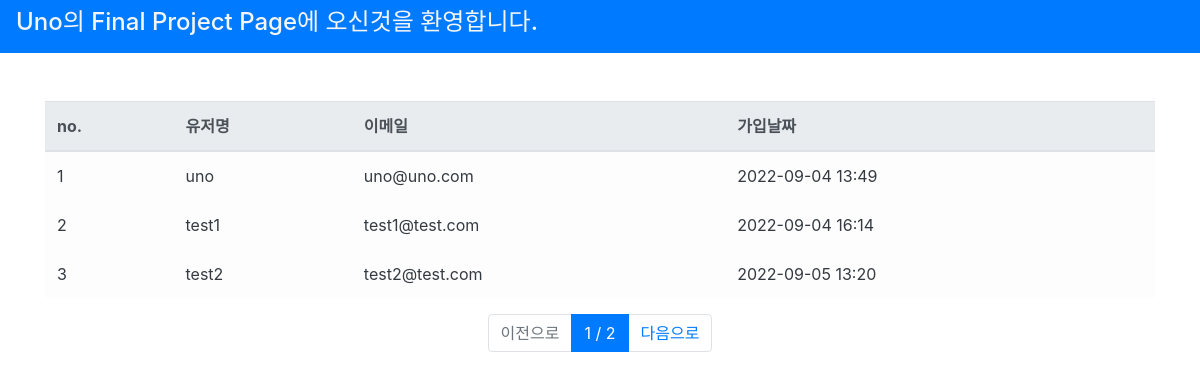
The page /users/ (signed in) on the database its author committed.
### user/models.py (models this page shows, shortened)
class User(AbstractUser):
    register_date = models.DateTimeField(auto_now_add=True, verbose_name="등록날짜")
    class Meta:
        verbose_name = "사용자"
        verbose_name_plural = "사용자"

### user/views.py (the view)
# urls.py: path("users/", user_list_view, name="user_list"),
@login_required(login_url="/login/")
def user_list_view(request):
    users=User.objects.all()
    paginator = Paginator(users,3)
    page= request.GET.get('page')
    users=paginator.get_page(page)
    return render(request, "users.html", {"users": users})

### templates/users.html
{% extends 'base.html' %}
{% block content %}
<body>
  <div class="container">
<div class="row mt-5">
  <div class="col-12">
    <table class="table table-light">
      <thead class="thead-light">
        <tr>
          <th scope="col">no.</th>
          <th scope="col">유저명</th>
          <th scope="col">이메일</th>
          <th scope="col">가입날짜</th>
        </tr>
      </thead>
      <tbody class="text-dark">
        {% for user in users %}
        <tr>
          <td scope="row">{{ user.id }}</td>
          <td>{{ user.username }}</td>
          <td>{{ user.email }}</td>
          <td>{{ user.register_date|date:'Y-m-d H:i' }}</td>
        </tr>
        {% endfor %}
      </tbody>
    </table>
  </div>
</div>
<nav>
  <ul class="pagination justify-content-center">
    {% if users.has_previous %}
    <li class="page-item">
      <a class="page-link" href="?page={{ users.previous_page_number }}">이전으로</a>
    </li>
    {% else %}
    <li class="page-item disabled">
      <a class="page-link" href="#">이전으로</a>
    </li>
    {% endif %}
    <li class="page-item active">
      <a class="page-link" href="#">{{ users.number }} / {{ users.paginator.num_pages }}</a>
    </li>
    {% if users.has_next %}
    <li class="page-item">
      <a class="page-link" href="?page={{ users.next_page_number }}">다음으로</a>
    {% else %}
    <li class="page-item disabled">
      <a class="page-link disabled" href="#">다음으로</a>
    {% endif %}
    </li>
  </ul>
</nav>
  </div>
</body>
{% endblock %}

### templates/base.html (shortened to what this page needs)
<!DOCTYPE html>
<html lang="en">
<head>
    <link rel="stylesheet" href="https://cdn.jsdelivr.net/npm/bootstrap@4.6.2/dist/css/bootstrap.min.css">
</head>
<body>
    <nav class="navbar navbar-dark bg-primary">
      <h4 style="color:whitesmoke">Uno의 Final Project Page에 오신것을 환영합니다.</h4>
    </nav>
    {% block content %}{% endblock %}
</body>
</html>

### rows shown on the page
User: id "1", username "uno", email "uno@uno.com", register_date "2022-09-04 13:49"
User: id "2", username "test1", email "test1@test.com", register_date "2022-09-04 16:14"
User: id "3", username "test2", email "test2@test.com", register_date "2022-09-05 13:20"

### other values the page prints
{{ users.number }} "1"
{{ users.paginator.num_pages }} "2"
